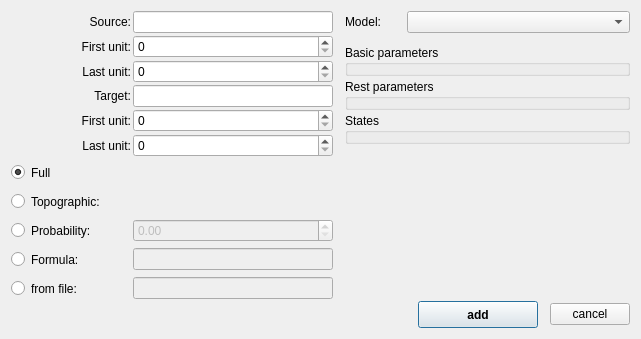
<?xml version="1.0" encoding="UTF-8"?>
<ui version="4.0">
 <class>NewConnectionWindow</class>
 <widget class="QDialog" name="NewConnectionWindow">
  <property name="geometry">
   <rect>
    <x>0</x>
    <y>0</y>
    <width>641</width>
    <height>339</height>
   </rect>
  </property>
  <property name="windowTitle">
   <string>Dialog</string>
  </property>
  <layout class="QHBoxLayout" name="horizontalLayout_3">
   <property name="spacing">
    <number>12</number>
   </property>
   <item>
    <layout class="QGridLayout" name="gridLayout">
     <property name="spacing">
      <number>2</number>
     </property>
     <item row="9" column="1">
      <widget class="QLineEdit" name="formulaLineEdit">
       <property name="enabled">
        <bool>false</bool>
       </property>
      </widget>
     </item>
     <item row="3" column="1">
      <widget class="QLineEdit" name="targetLineEdit"/>
     </item>
     <item row="4" column="1">
      <widget class="QSpinBox" name="postFirstSpinBox"/>
     </item>
     <item row="1" column="0">
      <widget class="QLabel" name="label_10">
       <property name="text">
        <string>First unit:</string>
       </property>
       <property name="alignment">
        <set>Qt::AlignRight|Qt::AlignTrailing|Qt::AlignVCenter</set>
       </property>
      </widget>
     </item>
     <item row="3" column="0">
      <widget class="QLabel" name="label_2">
       <property name="text">
        <string>Target:</string>
       </property>
       <property name="alignment">
        <set>Qt::AlignRight|Qt::AlignTrailing|Qt::AlignVCenter</set>
       </property>
      </widget>
     </item>
     <item row="5" column="0">
      <widget class="QLabel" name="label_8">
       <property name="text">
        <string>Last unit:</string>
       </property>
       <property name="alignment">
        <set>Qt::AlignRight|Qt::AlignTrailing|Qt::AlignVCenter</set>
       </property>
      </widget>
     </item>
     <item row="0" column="0">
      <widget class="QLabel" name="label_5">
       <property name="minimumSize">
        <size>
         <width>120</width>
         <height>0</height>
        </size>
       </property>
       <property name="text">
        <string>Source:</string>
       </property>
       <property name="alignment">
        <set>Qt::AlignRight|Qt::AlignTrailing|Qt::AlignVCenter</set>
       </property>
      </widget>
     </item>
     <item row="1" column="1">
      <widget class="QSpinBox" name="preFirstSpinBox"/>
     </item>
     <item row="4" column="0">
      <widget class="QLabel" name="label_12">
       <property name="text">
        <string>First unit:</string>
       </property>
       <property name="alignment">
        <set>Qt::AlignRight|Qt::AlignTrailing|Qt::AlignVCenter</set>
       </property>
      </widget>
     </item>
     <item row="8" column="1">
      <widget class="QDoubleSpinBox" name="pSpinBox">
       <property name="enabled">
        <bool>false</bool>
       </property>
       <property name="maximum">
        <double>1.000000000000000</double>
       </property>
       <property name="singleStep">
        <double>0.010000000000000</double>
       </property>
      </widget>
     </item>
     <item row="10" column="0">
      <widget class="QRadioButton" name="fileRadioButton">
       <property name="minimumSize">
        <size>
         <width>0</width>
         <height>27</height>
        </size>
       </property>
       <property name="text">
        <string>from file:</string>
       </property>
      </widget>
     </item>
     <item row="6" column="0">
      <widget class="QRadioButton" name="fullRadioButton">
       <property name="minimumSize">
        <size>
         <width>0</width>
         <height>27</height>
        </size>
       </property>
       <property name="text">
        <string>Full</string>
       </property>
       <property name="checked">
        <bool>true</bool>
       </property>
      </widget>
     </item>
     <item row="0" column="1">
      <widget class="QLineEdit" name="sourceLineEdit">
       <property name="minimumSize">
        <size>
         <width>200</width>
         <height>0</height>
        </size>
       </property>
      </widget>
     </item>
     <item row="8" column="0">
      <widget class="QRadioButton" name="pRadioButton">
       <property name="minimumSize">
        <size>
         <width>0</width>
         <height>27</height>
        </size>
       </property>
       <property name="text">
        <string>Probability:</string>
       </property>
      </widget>
     </item>
     <item row="7" column="0">
      <widget class="QRadioButton" name="topographicRadioButton">
       <property name="minimumSize">
        <size>
         <width>0</width>
         <height>27</height>
        </size>
       </property>
       <property name="text">
        <string>Topographic:</string>
       </property>
       <property name="checked">
        <bool>false</bool>
       </property>
      </widget>
     </item>
     <item row="9" column="0">
      <widget class="QRadioButton" name="formulaRadioButton">
       <property name="minimumSize">
        <size>
         <width>0</width>
         <height>27</height>
        </size>
       </property>
       <property name="text">
        <string>Formula:</string>
       </property>
      </widget>
     </item>
     <item row="10" column="1">
      <widget class="QLineEdit" name="fileNameLineEdit">
       <property name="enabled">
        <bool>false</bool>
       </property>
      </widget>
     </item>
     <item row="5" column="1">
      <widget class="QSpinBox" name="postLastSpinBox"/>
     </item>
     <item row="2" column="1">
      <widget class="QSpinBox" name="preLastSpinBox"/>
     </item>
     <item row="2" column="0">
      <widget class="QLabel" name="label_13">
       <property name="text">
        <string>Last unit:</string>
       </property>
       <property name="alignment">
        <set>Qt::AlignRight|Qt::AlignTrailing|Qt::AlignVCenter</set>
       </property>
      </widget>
     </item>
     <item row="11" column="1">
      <spacer name="verticalSpacer_2">
       <property name="orientation">
        <enum>Qt::Vertical</enum>
       </property>
       <property name="sizeHint" stdset="0">
        <size>
         <width>20</width>
         <height>40</height>
        </size>
       </property>
      </spacer>
     </item>
    </layout>
   </item>
   <item>
    <layout class="QVBoxLayout" name="verticalLayout_2">
     <item>
      <layout class="QHBoxLayout" name="horizontalLayout_2">
       <item>
        <widget class="QLabel" name="label">
         <property name="maximumSize">
          <size>
           <width>50</width>
           <height>16777215</height>
          </size>
         </property>
         <property name="text">
          <string>Model:</string>
         </property>
        </widget>
       </item>
       <item>
        <widget class="QComboBox" name="connectionModelComboBox">
         <property name="minimumSize">
          <size>
           <width>0</width>
           <height>0</height>
          </size>
         </property>
        </widget>
       </item>
      </layout>
     </item>
     <item>
      <widget class="QScrollArea" name="scrollArea">
       <property name="frameShape">
        <enum>QFrame::NoFrame</enum>
       </property>
       <property name="widgetResizable">
        <bool>true</bool>
       </property>
       <widget class="QWidget" name="scrollAreaWidgetContents">
        <property name="geometry">
         <rect>
          <x>0</x>
          <y>0</y>
          <width>285</width>
          <height>249</height>
         </rect>
        </property>
        <layout class="QVBoxLayout" name="verticalLayout_3">
         <property name="spacing">
          <number>3</number>
         </property>
         <property name="leftMargin">
          <number>0</number>
         </property>
         <property name="topMargin">
          <number>0</number>
         </property>
         <property name="rightMargin">
          <number>0</number>
         </property>
         <property name="bottomMargin">
          <number>0</number>
         </property>
         <item>
          <widget class="QGroupBox" name="fieldsGroupBox">
           <property name="title">
            <string>Basic parameters</string>
           </property>
          </widget>
         </item>
         <item>
          <widget class="QGroupBox" name="parsGroupBox">
           <property name="title">
            <string>Rest parameters</string>
           </property>
          </widget>
         </item>
         <item>
          <widget class="QGroupBox" name="statesGroupBox">
           <property name="title">
            <string>States</string>
           </property>
          </widget>
         </item>
         <item>
          <spacer name="verticalSpacer_3">
           <property name="orientation">
            <enum>Qt::Vertical</enum>
           </property>
           <property name="sizeHint" stdset="0">
            <size>
             <width>20</width>
             <height>40</height>
            </size>
           </property>
          </spacer>
         </item>
        </layout>
       </widget>
      </widget>
     </item>
     <item>
      <layout class="QHBoxLayout" name="horizontalLayout">
       <item>
        <spacer name="horizontalSpacer">
         <property name="orientation">
          <enum>Qt::Horizontal</enum>
         </property>
         <property name="sizeHint" stdset="0">
          <size>
           <width>40</width>
           <height>20</height>
          </size>
         </property>
        </spacer>
       </item>
       <item>
        <widget class="QPushButton" name="addButton">
         <property name="minimumSize">
          <size>
           <width>120</width>
           <height>27</height>
          </size>
         </property>
         <property name="maximumSize">
          <size>
           <width>16777215</width>
           <height>27</height>
          </size>
         </property>
         <property name="font">
          <font>
           <weight>75</weight>
           <bold>true</bold>
          </font>
         </property>
         <property name="text">
          <string>add</string>
         </property>
        </widget>
       </item>
       <item>
        <widget class="QPushButton" name="cancelButton">
         <property name="maximumSize">
          <size>
           <width>80</width>
           <height>16777215</height>
          </size>
         </property>
         <property name="text">
          <string>cancel</string>
         </property>
        </widget>
       </item>
      </layout>
     </item>
    </layout>
   </item>
  </layout>
 </widget>
 <tabstops>
  <tabstop>addButton</tabstop>
  <tabstop>cancelButton</tabstop>
 </tabstops>
 <resources/>
 <connections/>
</ui>
